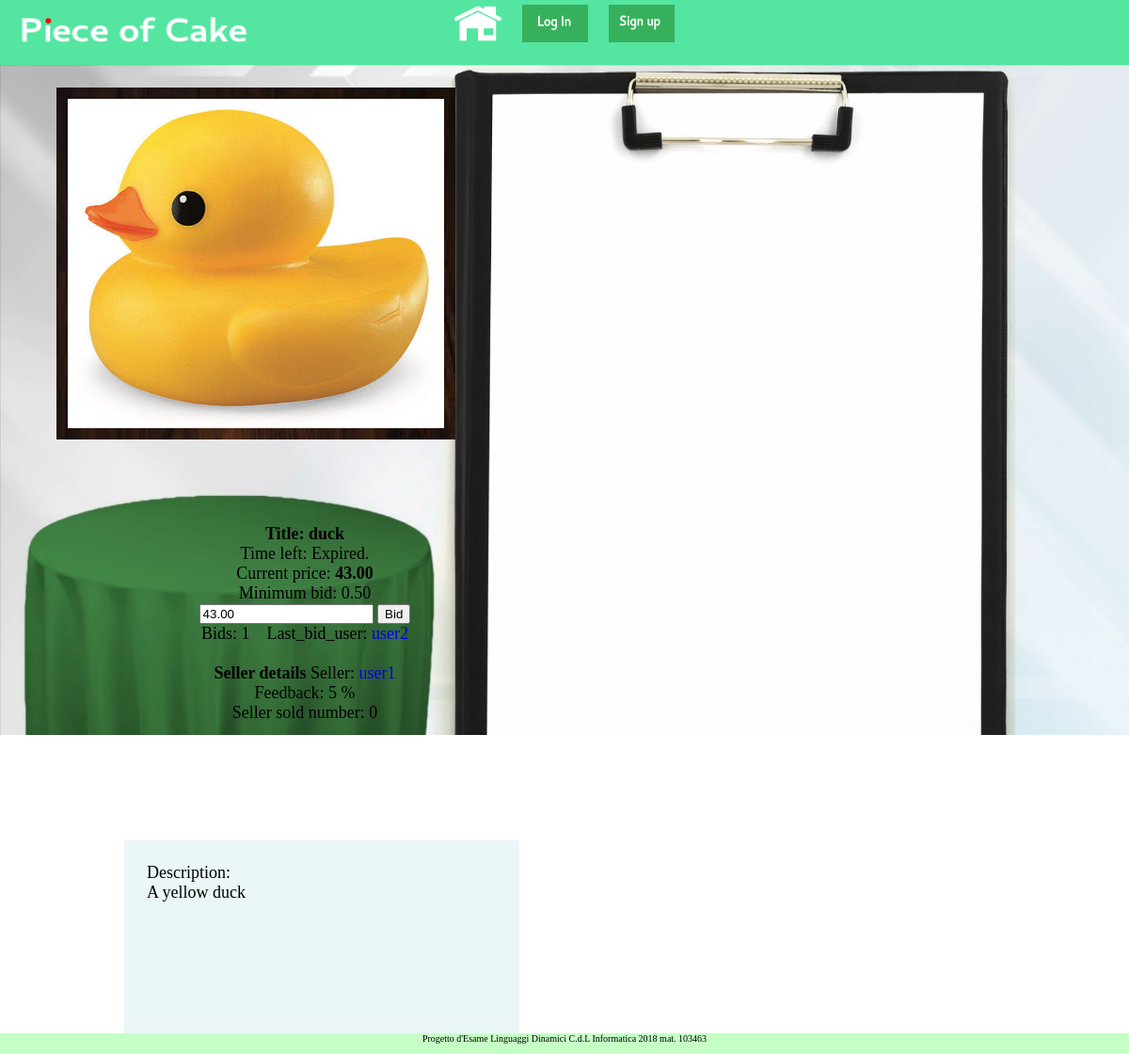
The app's page /webauction/auction_detail/12 with its own data.
### webauction/models.py (models this page shows, shortened)
class Auction(models.Model):
    seller = models.ForeignKey(User, related_name="seller", on_delete=models.CASCADE)
    title = models.CharField(max_length=100)
    image = models.ImageField(upload_to='auction_img/%Y/%m/%d/')
    description = models.CharField(max_length=5000)
    pub_date = models.DateTimeField(auto_now_add=True)
    expire_date = models.DateTimeField(default=datetime.datetime.now)
    premium_date = models.DateTimeField(default=datetime.datetime.now)
    premium_active = models.BooleanField(default=False)
    min_price = models.DecimalField(max_digits=10, default=0, decimal_places=2)
    min_bid = models.DecimalField(max_digits=10, default=MIN_BID(), decimal_places=2)
    bid_count = models.IntegerField(default=0)
    last_bid_user = models.ForeignKey(User, null=True, related_name="last_bid_user", \
            on_delete=models.CASCADE)
    current_price = models.DecimalField(max_digits=10, default=0, decimal_places=2)
    active = models.BooleanField(default=True)
    category = models.CharField(max_length=50, default=('OT','Other'),
                                choices=CATEGORY_CHOICES)

class UserProfile(models.Model):
    def create_user_profile(sender, instance, created, **kwargs):
        if created:
            profile, created = UserProfile.objects.get_or_create(user=instance)
    post_save.connect(create_user_profile, sender=User)
    user = models.OneToOneField(User, on_delete=models.CASCADE)
    feedback = models.IntegerField(default=0)
    votes = models.IntegerField(default=0)
    auction_count = models.SmallIntegerField(default=3)
    premium = models.BooleanField(default=False)
    description = models.CharField(max_length=1000, default='')
    profile_pic = models.ImageField(upload_to='profile_img/',
                    default='profile_img/defaultprofileimage.png')
    sold_auction = models.IntegerField(default=0)

### webauction/views.py (the view, shortened to what this page needs)
# urls.py: url(r'^auction_detail/(?P<product_key>[1-9][0-9]*)', views.detail_auction, name='detail'),
def detail_auction(request, product_key):
    context = {}
    auction = get_object_or_404(Auction, pk=product_key)
    context['auction'] = auction
    context['sellerProfile'] = get_object_or_404(UserProfile, user=auction.seller)
    if auction.active:
        now = timezone.localtime(timezone.now())
        elapsed = auction.expire_date - now
        time_difference = elapsed.total_seconds()
        context['time_diff_seconds'] = time_difference
    return render(request, 'webauction/auction_detail.html', context)

### webauction/templates/webauction/auction_detail.html (shortened to what this page needs)
{% extends "top_bar_base_template.html" %}
{% block body %}
<div id='auction_detail'>
    <div id='left_panel'>
        <img src={{ auction.image.url }} style='height:350px; width:400px;'> <br>
    </div>
    <div id='right_panel'>
        <div id='user_data'>
        <span style='font-weight:bold'> Title: {{ auction.title }} </span><br>
        Time left:
        {% if auction.active %}
            <span class='time_left_span' style='color:blue'></span>
        {% else %}
            Expired.
        {% endif %}
        <br>
        Current price: <span style = 'font-weight:bold'>{{ auction.current_price }} </span><br>
        Minimum bid: {{ auction.min_bid }} <br>
        {% if not auction.premium_active %}
        <form method=POST>
            <input type="number" name="bid_value" step={{ auction.min_bid }}
            value={{ auction.current_price }}>
            <input type="submit" name="make_bid"
            value="Bid">
        </form>
        {% endif %}
        Bids: {{ auction.bid_count }} &nbsp&nbsp
        Last_bid_user:
        {% if auction.last_bid_user != None %}
        <a href='{% url 'webauction:profile' searched_username=auction.last_bid_user.username %}'>
            {{ auction.last_bid_user }} </a> <br>
        {% else %}
            None <br>
        {% endif %}
        <br>
        <span style='font-weight:bold'> Seller details </span>
        Seller:
        <a href='{% url 'webauction:profile' searched_username=auction.seller.username %}'>
            {{ auction.seller.username }} </a> <br>
        Feedback: {{ sellerProfile.feedback }} % <br>
        Seller sold number: {{ sellerProfile.sold_auction }} <br>
        </div>
        <div id='description'>
        Description: <br>
        {{ auction.description}} <br>
        </div>
    </div>
</div>
{% endblock %}

### records on screen
Auction: image (picture), title "duck", current_price "43.00", min_bid "0.50", bid_value "43.00", bid_count "1", last_bid_user "user2", seller.username "user1", description "A yellow duck"
UserProfile: feedback "5", sold_auction "0"
